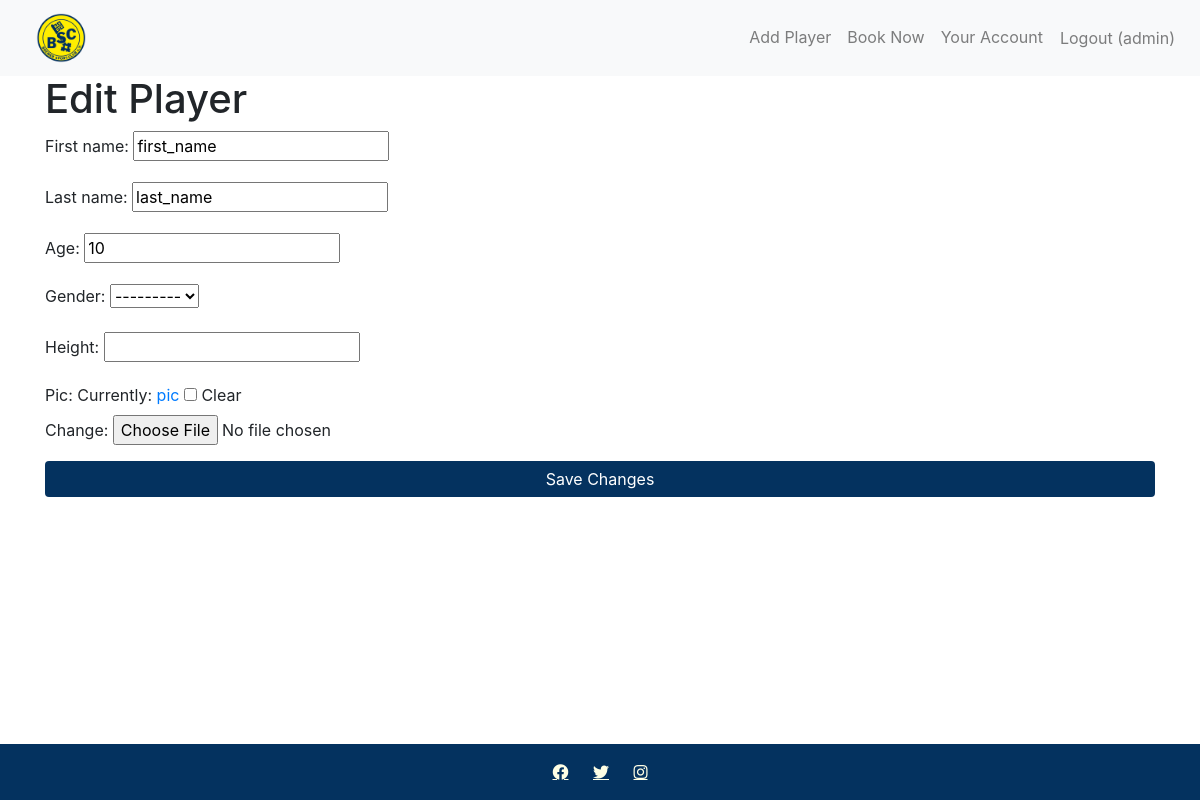
Page /edit_player/1/ (signed in) on the committed database.
### football_camp/models.py (models this page shows, shortened)
class Player(models.Model):
    user = models.ForeignKey(User, on_delete=models.CASCADE, related_name='players')
    first_name = models.CharField(max_length=30)
    last_name = models.CharField(max_length=30)
    age = models.IntegerField()
    gender = models.CharField(max_length=10, choices=[('girl', 'Girl'), ('boy', 'Boy')])
    height = models.FloatField()
    pic = models.ImageField(upload_to='players/', blank=True, null=True)
    class Meta:
        verbose_name = "Player"
        verbose_name_plural = "Players"

### football_camp/views.py (the view)
# urls.py: path('edit_player/<int:player_id>/', views.edit_player, name='edit_player'),
@login_required
def edit_player(request, player_id):
    player = get_object_or_404(Player, id=player_id, user=request.user)
    if request.method == 'POST':
        form = PlayerForm(request.POST, request.FILES, instance=player)
        if form.is_valid():
            form.save()
            messages.success(request, 'Player updated successfully.')
            return redirect('user_account')
    else:
        form = PlayerForm(instance=player)
    return render(request, 'football_camp/edit_player.html', {'form': form, 'player': player})

### football_camp/forms.py (shortened to what this page needs)
class PlayerForm(forms.ModelForm):
    class Meta:
        model = Player
        fields = ['first_name', 'last_name', 'age', 'gender', 'height', 'pic']

### football_camp/templates/football_camp/edit_player.html (shortened to what this page needs)
{% extends 'football_camp/base.html' %}
{% block content %}
<div class="container">
    <h1>Edit Player</h1>
    <form method="post" enctype="multipart/form-data">
        {{ form.as_p }}
        <button type="submit" class="btn btn-primary">Save Changes</button>
    </form>
</div>
{% endblock %}

### football_camp/templates/football_camp/base.html (shortened to what this page needs)
<!DOCTYPE html>
<html lang="en">
<head>
    {% load static %}
    <link rel="stylesheet" href="{% static 'css/style.css' %}">
    <link rel="stylesheet" href="https://maxcdn.bootstrapcdn.com/bootstrap/4.5.2/css/bootstrap.min.css">
    <link rel="stylesheet" href="https://cdnjs.cloudflare.com/ajax/libs/font-awesome/5.15.3/css/all.min.css">
</head>
<body>
    <div class="wrapper">
        <nav class="navbar navbar-expand-lg navbar-light bg-light fixed-top">
            <a class="navbar-brand" href="{% url 'home' %}"><img src="{% static 'images/bsc-logo-.png' %}" alt="bsc-hastet-logo" class="logo-img-nav"></a>
            <div class="collapse navbar-collapse" id="navbarNav">
                <ul class="navbar-nav ml-auto">
                    {% if user.is_authenticated %}
                    <li class="nav-item">
                        <a class="nav-link" href="{% url 'manage_players' %}">Add Player</a>
                    </li>
                    <li class="nav-item">
                        <a class="nav-link" href="{% url 'book_service' %}">Book Now</a>
                    </li>
                    <li class="nav-item">
                        <a class="nav-link" href="{% url 'user_account' %}">Your Account</a>
                    </li>
                    <li class="nav-item">
                        <form method="post" action="{% url 'logout' %}">
                            <button type="submit" class="nav-link btn btn-link" style="cursor: pointer;">Logout
                                ({{ user.username }})</button>
                        </form>
                    </li>
                    {% endif %}
                </ul>
            </div>
        </nav>
        <main class="flex-shrink-0">
            {% block content %}{% endblock %}
        </main>
        <footer class="text-center mt-auto">
            <a href="https://facebook.com" target="_blank" class="fab fa-facebook"></a>
            <a href="https://twitter.com" target="_blank" class="fab fa-twitter"></a>
            <a href="https://instagram.com" target="_blank" class="fab fa-instagram"></a>
        </footer>
    </div>
</body>
</html>

### football_camp/static/css/style.css (style rules this page uses)
html, body { margin: 0; height: 100%; }
.wrapper { display: flex; min-height: 100vh; flex-direction: column; justify-content: space-between; }
.flex-shrink-0 { padding-top: 75px; }
main { flex: 1; }
.logo-img-nav { height: 50px; margin-left: 20px; }
.btn-primary { background-color: #04325F !important; border: none !important; color: #FFFFFF; padding: 0.75rem; font-size: 1rem; width: 100%; border-radius: 0; }
.text-center a { color: #04325F; text-decoration: underline; }
footer { background-color: #04325F; color: #FFFFE5; text-align: center; padding: 1rem 0; }
footer .fab { color: #ffffe5; margin: 0px 10px 0px 10px; }

### rows in the picture
Player: first_name "first_name", last_name "last_name", age "10", gender "---------"

### other values in the picture
{{ user.username }} "admin"
